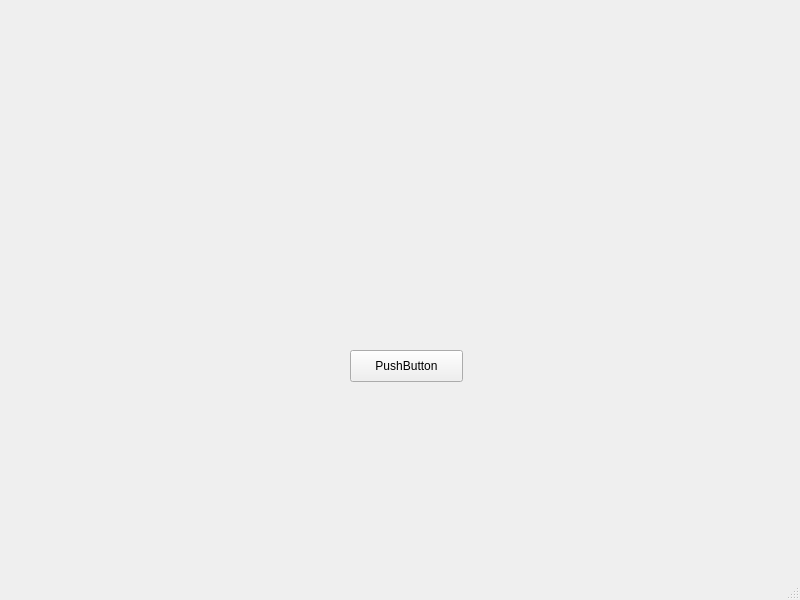
<?xml version="1.0" encoding="UTF-8"?>
<ui version="4.0">
 <class>MainWindow</class>
 <widget class="QMainWindow" name="MainWindow">
  <property name="geometry">
   <rect>
    <x>0</x>
    <y>0</y>
    <width>800</width>
    <height>600</height>
   </rect>
  </property>
  <property name="windowTitle">
   <string>MainWindow</string>
  </property>
  <widget class="QWidget" name="centralwidget">
   <widget class="QPushButton" name="pushButton">
    <property name="geometry">
     <rect>
      <x>350</x>
      <y>350</y>
      <width>113</width>
      <height>32</height>
     </rect>
    </property>
    <property name="text">
     <string>PushButton</string>
    </property>
   </widget>
   <widget class="QWidget" name="widget" native="true">
    <property name="geometry">
     <rect>
      <x>140</x>
      <y>10</y>
      <width>501</width>
      <height>271</height>
     </rect>
    </property>
   </widget>
  </widget>
  <widget class="QMenuBar" name="menubar">
   <property name="geometry">
    <rect>
     <x>0</x>
     <y>0</y>
     <width>800</width>
     <height>24</height>
    </rect>
   </property>
  </widget>
  <widget class="QStatusBar" name="statusbar"/>
 </widget>
 <resources/>
 <connections/>
</ui>
